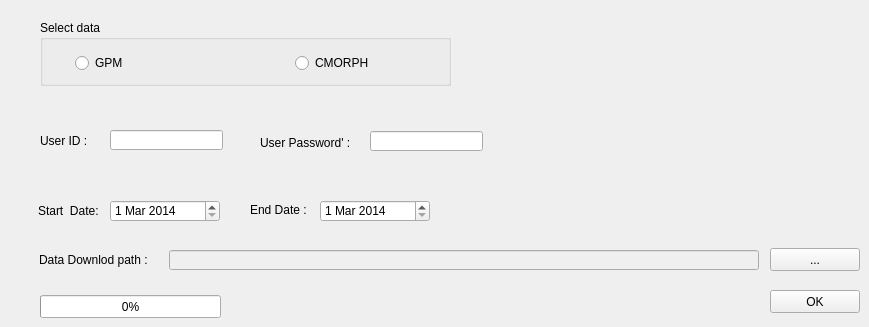
    <widget class="QWidget" name="tab_12">
     <attribute name="title">
      <string>Data Download</string>
     </attribute>
     <widget class="QLabel" name="label_3">
      <property name="geometry">
       <rect>
        <x>38</x>
        <y>201</y>
        <width>70</width>
        <height>20</height>
       </rect>
      </property>
      <property name="text">
       <string>Start  Date: </string>
      </property>
     </widget>
     <widget class="QDateEdit" name="end_date">
      <property name="geometry">
       <rect>
        <x>320</x>
        <y>200</y>
        <width>110</width>
        <height>22</height>
       </rect>
      </property>
      <property name="date">
       <date>
        <year>2014</year>
        <month>3</month>
        <day>1</day>
       </date>
      </property>
     </widget>
     <widget class="QDateEdit" name="start_date">
      <property name="geometry">
       <rect>
        <x>110</x>
        <y>200</y>
        <width>110</width>
        <height>22</height>
       </rect>
      </property>
      <property name="date">
       <date>
        <year>2014</year>
        <month>3</month>
        <day>1</day>
       </date>
      </property>
     </widget>
     <widget class="QPushButton" name="btn_datadownload">
      <property name="geometry">
       <rect>
        <x>770</x>
        <y>290</y>
        <width>90</width>
        <height>23</height>
       </rect>
      </property>
      <property name="text">
       <string>OK</string>
      </property>
     </widget>
     <widget class="QLabel" name="label_4">
      <property name="geometry">
       <rect>
        <x>250</x>
        <y>200</y>
        <width>70</width>
        <height>20</height>
       </rect>
      </property>
      <property name="text">
       <string>End Date : </string>
      </property>
     </widget>
     <widget class="QLabel" name="label_18">
      <property name="geometry">
       <rect>
        <x>39</x>
        <y>250</y>
        <width>120</width>
        <height>20</height>
       </rect>
      </property>
      <property name="text">
       <string>Data Downlod path :</string>
      </property>
     </widget>
     <widget class="QLineEdit" name="txt_bat_path">
      <property name="enabled">
       <bool>false</bool>
      </property>
      <property name="geometry">
       <rect>
        <x>169</x>
        <y>250</y>
        <width>590</width>
        <height>20</height>
       </rect>
      </property>
     </widget>
     <widget class="QPushButton" name="btn_bat_path">
      <property name="geometry">
       <rect>
        <x>770</x>
        <y>248</y>
        <width>90</width>
        <height>23</height>
       </rect>
      </property>
      <property name="text">
       <string>...</string>
      </property>
     </widget>
     <widget class="QLabel" name="label_41">
      <property name="geometry">
       <rect>
        <x>40</x>
        <y>135</y>
        <width>56</width>
        <height>12</height>
       </rect>
      </property>
      <property name="text">
       <string>User ID : </string>
      </property>
     </widget>
     <widget class="QLabel" name="label_42">
      <property name="geometry">
       <rect>
        <x>260</x>
        <y>135</y>
        <width>105</width>
        <height>15</height>
       </rect>
      </property>
      <property name="text">
       <string>User Password' : </string>
      </property>
     </widget>
     <widget class="QLineEdit" name="txt_userID">
      <property name="geometry">
       <rect>
        <x>110</x>
        <y>130</y>
        <width>113</width>
        <height>20</height>
       </rect>
      </property>
     </widget>
     <widget class="QLineEdit" name="txt_userPW">
      <property name="geometry">
       <rect>
        <x>370</x>
        <y>131</y>
        <width>113</width>
        <height>20</height>
       </rect>
      </property>
     </widget>
     <widget class="QGroupBox" name="groupBox">
      <property name="geometry">
       <rect>
        <x>40</x>
        <y>20</y>
        <width>411</width>
        <height>66</height>
       </rect>
      </property>
      <property name="title">
       <string>Select data</string>
      </property>
      <widget class="QRadioButton" name="rdo_GPM">
       <property name="geometry">
        <rect>
         <x>35</x>
         <y>35</y>
         <width>90</width>
         <height>16</height>
        </rect>
       </property>
       <property name="text">
        <string>GPM</string>
       </property>
      </widget>
      <widget class="QRadioButton" name="rdo_cmorph">
       <property name="geometry">
        <rect>
         <x>255</x>
         <y>35</y>
         <width>90</width>
         <height>16</height>
        </rect>
       </property>
       <property name="text">
        <string>CMORPH</string>
       </property>
      </widget>
     </widget>
     <widget class="QProgressBar" name="wget_progress">
      <property name="geometry">
       <rect>
        <x>40</x>
        <y>295</y>
        <width>181</width>
        <height>23</height>
       </rect>
      </property>
      <property name="value">
       <number>0</number>
      </property>
     </widget>
    </widget>
